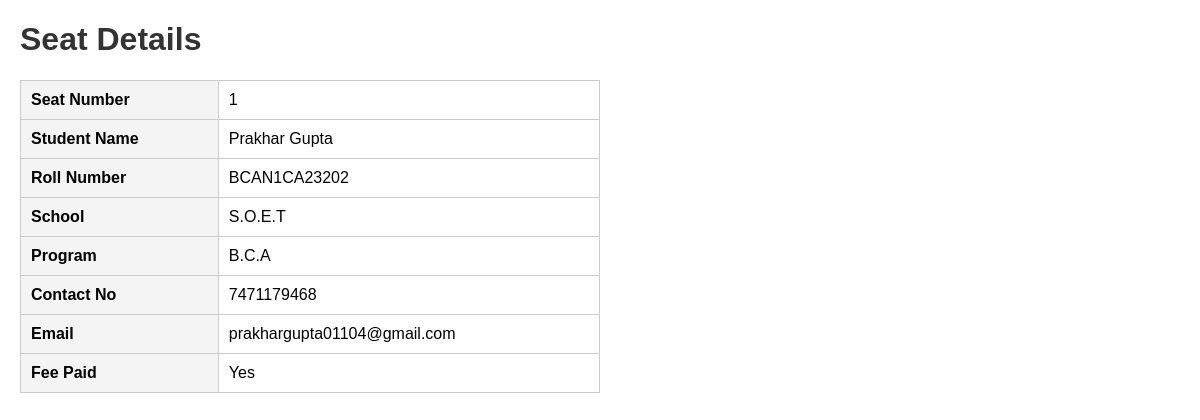
The app's page /seat-details/241/ (signed in) with its own data.
### bus_app/models.py (models this page shows, shortened)
class Seat(models.Model):
    seat_number = models.PositiveIntegerField(null=True, blank=True)
    bus = models.ForeignKey(Bus, on_delete=models.CASCADE, related_name='seats')
    student = models.ForeignKey('Student', null=True, blank=True, on_delete=models.SET_NULL, related_name='seats')
    class Meta:
        unique_together = ('bus', 'seat_number')

class Student(models.Model):
    name = models.CharField(max_length=100)
    roll_number = models.CharField(max_length=20, null=True, blank=True, unique=True)
    crm_id = models.CharField(max_length=50, blank=True, null=True, unique=True)
    gender = models.CharField(max_length=10, choices=[('Male', 'Male'), ('Female', 'Female'), ('Other', 'Other')], default="Male")
    school = models.ForeignKey(School, on_delete=models.SET_NULL, null=True, blank=True, related_name="students")
    program = models.CharField(max_length=100, blank=True, null=True)  # Directly storing program name
    fee_paid = models.BooleanField(default=False)
    fee_amount = models.CharField(max_length=10, blank=True, null=True)
    email = models.EmailField(unique=True)
    contact_number = models.CharField(max_length=15, default="0000000000")
    route = models.ForeignKey(Route, on_delete=models.SET_NULL, null=True, blank=True, related_name="students")
    stoppage = models.CharField(max_length=100, blank=True, null=True)  # Directly storing stoppage name
    assigned_bus = models.ForeignKey(Bus, null=True, blank=True, on_delete=models.SET_NULL, related_name="students")
    assigned_seat = models.ForeignKey(Seat, null=True, blank=True, on_delete=models.SET_NULL, related_name='students')
    photo = models.ImageField(upload_to="student_photos/", null=True, blank=True)

class School(models.Model):
    name = models.CharField(max_length=100, unique=True)
    def __str__(self):
        return self.name

### bus_app/views.py (the view)
# urls.py: path('seat-details/<int:seat_id>/', views.get_seat_details, name='seat_details'),
def get_seat_details(request, seat_id):
    seat = get_object_or_404(Seat, id=seat_id)
    return render(request, 'seat_details_modal.html', {'seat': seat})

### bus_app/templates/seat_details_modal.html (shortened to what this page needs)
<!DOCTYPE html>
<html lang="en">
<head>
</head>
<body>
    <h1>Seat Details</h1>
    <table>
        <tr>
            <th>Seat Number</th>
            <td>{{ seat.seat_number }}</td>
        </tr>
        {% if seat.student %}
        <tr>
            <th>Student Name</th>
            <td>{{ seat.student.name }}</td>
        </tr>
        <tr>
            <th>Roll Number</th>
            <td>{{ seat.student.roll_number }}</td>
        </tr>
        <tr>
            <th>School</th>
            <td>{{ seat.student.school }}</td>
        </tr>
        <tr>
            <th>Program</th>
            <td>{{ seat.student.program }}</td>
        </tr>
        <tr>
            <th>Contact No</th>
            <td>{{ seat.student.contact_number }}</td>
        </tr>
        <tr>
            <th>Email</th>
            <td>{{ seat.student.email }}</td>
        </tr>
        <tr>
            <th>Fee Paid</th>
            <td>{{ seat.student.fee_paid|yesno:"Yes,No" }}</td>
        </tr>
        {% else %}
        <tr>
            <td colspan="2" style="text-align: center;">No student is assigned to this seat.</td>
        </tr>
        {% endif %}
    </table>
</body>
</html>

### bus_app/templates/seat_details_modal.html (style rules this page uses)
body { font-family: Arial, sans-serif; margin: 20px; }
h1 { color: #333; }
table { width: 50%; border-collapse: collapse; margin: 20px 0; }
table, th, td { border: 1px solid #ccc; }
th, td { padding: 10px; text-align: left; }
th { background-color: #f4f4f4; }

### records on screen
Seat: seat_number "1", student.name "Prakhar Gupta", student.roll_number "BCAN1CA23202", student.school "S.O.E.T", student.program "B.C.A", student.contact_number "7471179468", student.email "prakhargupta01104@gmail.com", student.fee_paid "Yes"
